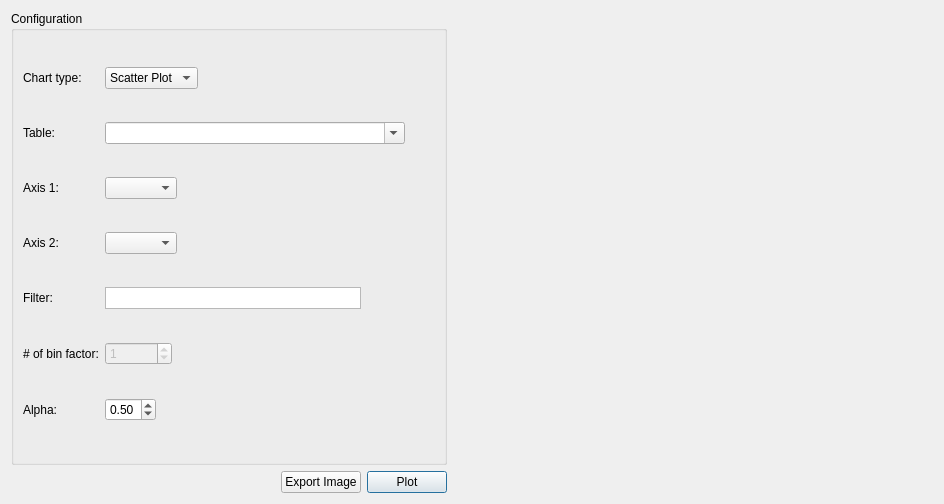
<?xml version="1.0" encoding="UTF-8"?>
<ui version="4.0">
 <class>SqlPlotChart</class>
 <widget class="QDialog" name="SqlPlotChart">
  <property name="geometry">
   <rect>
    <x>0</x>
    <y>0</y>
    <width>944</width>
    <height>504</height>
   </rect>
  </property>
  <property name="windowTitle">
   <string>Plot</string>
  </property>
  <layout class="QHBoxLayout" name="horizontalLayout_2">
   <item>
    <layout class="QVBoxLayout" name="verticalLayout">
     <item>
      <widget class="QGroupBox" name="groupBox">
       <property name="sizePolicy">
        <sizepolicy hsizetype="Preferred" vsizetype="Minimum">
         <horstretch>0</horstretch>
         <verstretch>0</verstretch>
        </sizepolicy>
       </property>
       <property name="minimumSize">
        <size>
         <width>0</width>
         <height>0</height>
        </size>
       </property>
       <property name="title">
        <string>Configuration</string>
       </property>
       <layout class="QFormLayout" name="formLayout">
        <property name="fieldGrowthPolicy">
         <enum>QFormLayout::FieldsStayAtSizeHint</enum>
        </property>
        <item row="0" column="0">
         <widget class="QLabel" name="label_2">
          <property name="text">
           <string>Chart type:</string>
          </property>
         </widget>
        </item>
        <item row="0" column="1">
         <widget class="QComboBox" name="chartTypeComboBox">
          <item>
           <property name="text">
            <string>Scatter Plot</string>
           </property>
          </item>
          <item>
           <property name="text">
            <string>Histogram</string>
           </property>
          </item>
         </widget>
        </item>
        <item row="1" column="0">
         <widget class="QLabel" name="label">
          <property name="text">
           <string>Table:</string>
          </property>
         </widget>
        </item>
        <item row="1" column="1">
         <widget class="QComboBox" name="tableComboBox">
          <property name="sizePolicy">
           <sizepolicy hsizetype="Preferred" vsizetype="Fixed">
            <horstretch>0</horstretch>
            <verstretch>0</verstretch>
           </sizepolicy>
          </property>
          <property name="minimumSize">
           <size>
            <width>300</width>
            <height>0</height>
           </size>
          </property>
          <property name="maximumSize">
           <size>
            <width>400</width>
            <height>16777215</height>
           </size>
          </property>
          <property name="editable">
           <bool>true</bool>
          </property>
         </widget>
        </item>
        <item row="2" column="0">
         <widget class="QLabel" name="label_3">
          <property name="text">
           <string>Axis 1:</string>
          </property>
         </widget>
        </item>
        <item row="2" column="1">
         <widget class="QComboBox" name="axis1ComboBox">
          <property name="maximumSize">
           <size>
            <width>200</width>
            <height>16777215</height>
           </size>
          </property>
         </widget>
        </item>
        <item row="3" column="0">
         <widget class="QLabel" name="label_4">
          <property name="text">
           <string>Axis 2:</string>
          </property>
         </widget>
        </item>
        <item row="3" column="1">
         <widget class="QComboBox" name="axis2ComboBox">
          <property name="maximumSize">
           <size>
            <width>200</width>
            <height>16777215</height>
           </size>
          </property>
         </widget>
        </item>
        <item row="4" column="0">
         <widget class="QLabel" name="label_5">
          <property name="text">
           <string>Filter:</string>
          </property>
         </widget>
        </item>
        <item row="4" column="1">
         <widget class="SQLTextEdit" name="sqlFilter">
          <property name="maximumSize">
           <size>
            <width>16777215</width>
            <height>22</height>
           </size>
          </property>
          <property name="verticalScrollBarPolicy">
           <enum>Qt::ScrollBarAlwaysOff</enum>
          </property>
          <property name="horizontalScrollBarPolicy">
           <enum>Qt::ScrollBarAlwaysOff</enum>
          </property>
         </widget>
        </item>
        <item row="5" column="0">
         <widget class="QLabel" name="label_6">
          <property name="text">
           <string># of bin factor:</string>
          </property>
         </widget>
        </item>
        <item row="5" column="1">
         <widget class="QSpinBox" name="binSpin">
          <property name="enabled">
           <bool>false</bool>
          </property>
          <property name="maximum">
           <number>100000000</number>
          </property>
          <property name="value">
           <number>1</number>
          </property>
         </widget>
        </item>
        <item row="6" column="0">
         <widget class="QLabel" name="label_8">
          <property name="text">
           <string>Alpha:</string>
          </property>
         </widget>
        </item>
        <item row="6" column="1">
         <widget class="QDoubleSpinBox" name="alphaSpin">
          <property name="maximum">
           <double>1.000000000000000</double>
          </property>
          <property name="singleStep">
           <double>0.010000000000000</double>
          </property>
          <property name="value">
           <double>0.500000000000000</double>
          </property>
         </widget>
        </item>
       </layout>
      </widget>
     </item>
     <item>
      <layout class="QHBoxLayout" name="horizontalLayout">
       <item>
        <spacer name="horizontalSpacer">
         <property name="orientation">
          <enum>Qt::Horizontal</enum>
         </property>
         <property name="sizeHint" stdset="0">
          <size>
           <width>40</width>
           <height>20</height>
          </size>
         </property>
        </spacer>
       </item>
       <item>
        <widget class="QPushButton" name="exportImageButton">
         <property name="text">
          <string>Export Image</string>
         </property>
        </widget>
       </item>
       <item>
        <widget class="QPushButton" name="plotButton">
         <property name="text">
          <string>Plot</string>
         </property>
         <property name="default">
          <bool>true</bool>
         </property>
        </widget>
       </item>
      </layout>
     </item>
    </layout>
   </item>
   <item>
    <widget class="SimplePlotWidget" name="plotWidget" native="true">
     <property name="sizePolicy">
      <sizepolicy hsizetype="Expanding" vsizetype="Expanding">
       <horstretch>0</horstretch>
       <verstretch>0</verstretch>
      </sizepolicy>
     </property>
     <property name="minimumSize">
      <size>
       <width>480</width>
       <height>480</height>
      </size>
     </property>
    </widget>
   </item>
  </layout>
 </widget>
 <customwidgets>
  <customwidget>
   <class>SimplePlotWidget</class>
   <extends>QWidget</extends>
   <header>simpleplotwidget.h</header>
   <container>1</container>
  </customwidget>
  <customwidget>
   <class>SQLTextEdit</class>
   <extends>QPlainTextEdit</extends>
   <header>sqltextedit.h</header>
  </customwidget>
 </customwidgets>
 <resources/>
 <connections/>
</ui>
